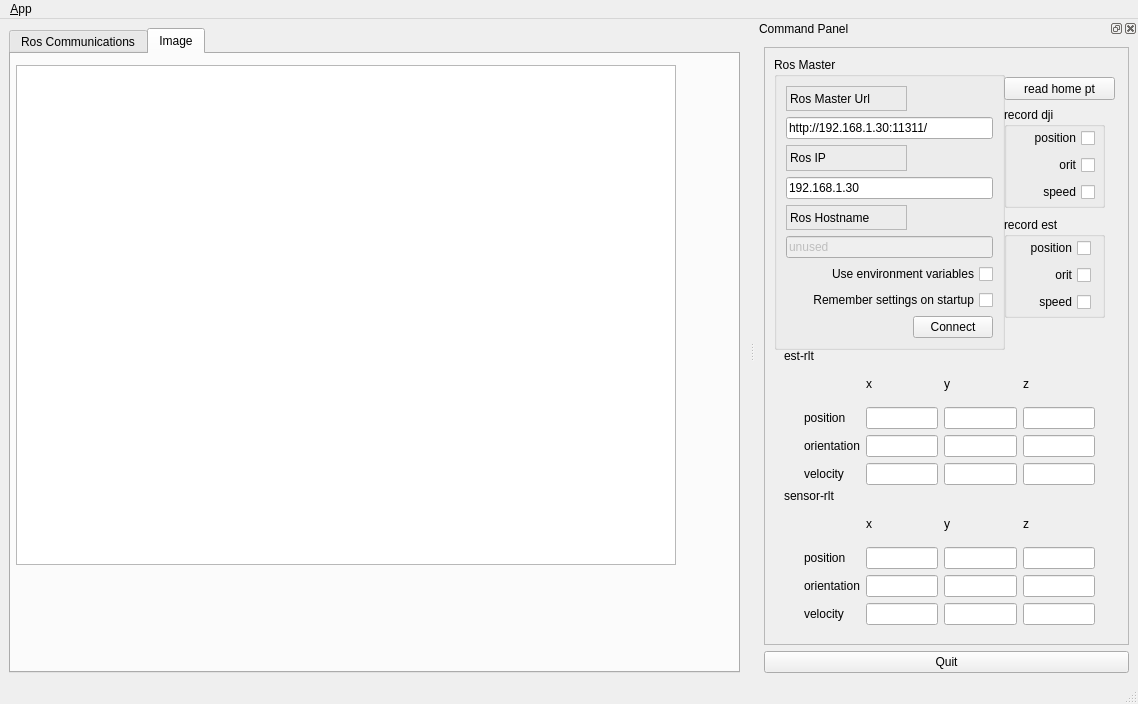
<?xml version="1.0" encoding="UTF-8"?>
<ui version="4.0">
 <class>MainWindowDesign</class>
 <widget class="QMainWindow" name="MainWindowDesign">
  <property name="geometry">
   <rect>
    <x>0</x>
    <y>0</y>
    <width>1138</width>
    <height>704</height>
   </rect>
  </property>
  <property name="windowTitle">
   <string>QRosApp</string>
  </property>
  <property name="windowIcon">
   <iconset resource="../resources/images.qrc">
    <normaloff>:/images/icon.png</normaloff>:/images/icon.png</iconset>
  </property>
  <property name="locale">
   <locale language="English" country="Australia"/>
  </property>
  <widget class="QWidget" name="centralwidget">
   <layout class="QHBoxLayout">
    <item>
     <widget class="QTabWidget" name="tab_manager">
      <property name="minimumSize">
       <size>
        <width>100</width>
        <height>0</height>
       </size>
      </property>
      <property name="locale">
       <locale language="English" country="Australia"/>
      </property>
      <property name="currentIndex">
       <number>1</number>
      </property>
      <widget class="QWidget" name="tab_status">
       <attribute name="title">
        <string>Ros Communications</string>
       </attribute>
       <layout class="QVBoxLayout" name="verticalLayout_2">
        <item>
         <widget class="QGroupBox" name="groupBox_12">
          <property name="sizePolicy">
           <sizepolicy hsizetype="MinimumExpanding" vsizetype="Preferred">
            <horstretch>0</horstretch>
            <verstretch>0</verstretch>
           </sizepolicy>
          </property>
          <property name="title">
           <string>Logging</string>
          </property>
          <layout class="QGridLayout" name="gridLayout_3">
           <item row="0" column="0">
            <widget class="QListView" name="view_logging"/>
           </item>
          </layout>
         </widget>
        </item>
       </layout>
      </widget>
      <widget class="QWidget" name="tab">
       <attribute name="title">
        <string>Image</string>
       </attribute>
       <widget class="QGraphicsView" name="imageView">
        <property name="geometry">
         <rect>
          <x>5</x>
          <y>11</y>
          <width>660</width>
          <height>500</height>
         </rect>
        </property>
       </widget>
       <widget class="QLabel" name="VideoLabel">
        <property name="geometry">
         <rect>
          <x>17</x>
          <y>17</y>
          <width>640</width>
          <height>480</height>
         </rect>
        </property>
        <property name="text">
         <string/>
        </property>
       </widget>
      </widget>
     </widget>
    </item>
   </layout>
  </widget>
  <widget class="QMenuBar" name="menubar">
   <property name="geometry">
    <rect>
     <x>0</x>
     <y>0</y>
     <width>1138</width>
     <height>20</height>
    </rect>
   </property>
   <widget class="QMenu" name="menu_File">
    <property name="title">
     <string>&amp;App</string>
    </property>
    <addaction name="action_Preferences"/>
    <addaction name="separator"/>
    <addaction name="actionAbout"/>
    <addaction name="actionAbout_Qt"/>
    <addaction name="separator"/>
    <addaction name="action_Quit"/>
   </widget>
   <addaction name="menu_File"/>
  </widget>
  <widget class="QStatusBar" name="statusbar"/>
  <widget class="QDockWidget" name="dock_status">
   <property name="sizePolicy">
    <sizepolicy hsizetype="Minimum" vsizetype="Preferred">
     <horstretch>0</horstretch>
     <verstretch>0</verstretch>
    </sizepolicy>
   </property>
   <property name="minimumSize">
    <size>
     <width>383</width>
     <height>517</height>
    </size>
   </property>
   <property name="allowedAreas">
    <set>Qt::RightDockWidgetArea</set>
   </property>
   <property name="windowTitle">
    <string>Command Panel</string>
   </property>
   <attribute name="dockWidgetArea">
    <number>2</number>
   </attribute>
   <widget class="QWidget" name="dockWidgetContents_2">
    <layout class="QVBoxLayout" name="verticalLayout">
     <item>
      <widget class="QFrame" name="frame">
       <property name="sizePolicy">
        <sizepolicy hsizetype="Minimum" vsizetype="Preferred">
         <horstretch>0</horstretch>
         <verstretch>0</verstretch>
        </sizepolicy>
       </property>
       <property name="frameShape">
        <enum>QFrame::StyledPanel</enum>
       </property>
       <property name="frameShadow">
        <enum>QFrame::Raised</enum>
       </property>
       <widget class="QGroupBox" name="groupBox">
        <property name="geometry">
         <rect>
          <x>10</x>
          <y>10</y>
          <width>231</width>
          <height>293</height>
         </rect>
        </property>
        <property name="title">
         <string>Ros Master</string>
        </property>
        <layout class="QGridLayout" name="gridLayout">
         <item row="0" column="0">
          <widget class="QLabel" name="label">
           <property name="frameShape">
            <enum>QFrame::StyledPanel</enum>
           </property>
           <property name="frameShadow">
            <enum>QFrame::Raised</enum>
           </property>
           <property name="text">
            <string>Ros Master Url</string>
           </property>
          </widget>
         </item>
         <item row="1" column="0" colspan="2">
          <widget class="QLineEdit" name="line_edit_master">
           <property name="text">
            <string>http://192.168.1.30:11311/</string>
           </property>
          </widget>
         </item>
         <item row="2" column="0">
          <widget class="QLabel" name="label_2">
           <property name="frameShape">
            <enum>QFrame::StyledPanel</enum>
           </property>
           <property name="frameShadow">
            <enum>QFrame::Raised</enum>
           </property>
           <property name="text">
            <string>Ros IP</string>
           </property>
          </widget>
         </item>
         <item row="3" column="0" colspan="2">
          <widget class="QLineEdit" name="line_edit_host">
           <property name="text">
            <string>192.168.1.30</string>
           </property>
          </widget>
         </item>
         <item row="4" column="0">
          <widget class="QLabel" name="label_3">
           <property name="frameShape">
            <enum>QFrame::StyledPanel</enum>
           </property>
           <property name="frameShadow">
            <enum>QFrame::Raised</enum>
           </property>
           <property name="text">
            <string>Ros Hostname</string>
           </property>
          </widget>
         </item>
         <item row="5" column="0" colspan="2">
          <widget class="QLineEdit" name="line_edit_topic">
           <property name="enabled">
            <bool>false</bool>
           </property>
           <property name="text">
            <string>unused</string>
           </property>
          </widget>
         </item>
         <item row="6" column="0" colspan="2">
          <widget class="QCheckBox" name="checkbox_use_environment">
           <property name="layoutDirection">
            <enum>Qt::RightToLeft</enum>
           </property>
           <property name="text">
            <string>Use environment variables</string>
           </property>
          </widget>
         </item>
         <item row="7" column="0" colspan="2">
          <widget class="QCheckBox" name="checkbox_remember_settings">
           <property name="layoutDirection">
            <enum>Qt::RightToLeft</enum>
           </property>
           <property name="text">
            <string>Remember settings on startup</string>
           </property>
          </widget>
         </item>
         <item row="8" column="0">
          <spacer name="horizontalSpacer">
           <property name="orientation">
            <enum>Qt::Horizontal</enum>
           </property>
           <property name="sizeHint" stdset="0">
            <size>
             <width>170</width>
             <height>21</height>
            </size>
           </property>
          </spacer>
         </item>
         <item row="8" column="1">
          <widget class="QPushButton" name="button_connect">
           <property name="enabled">
            <bool>true</bool>
           </property>
           <property name="sizePolicy">
            <sizepolicy hsizetype="MinimumExpanding" vsizetype="Fixed">
             <horstretch>0</horstretch>
             <verstretch>0</verstretch>
            </sizepolicy>
           </property>
           <property name="toolTip">
            <string>Set the target to the current joint trajectory state.</string>
           </property>
           <property name="statusTip">
            <string>Clear all waypoints and set the target to the current joint trajectory state.</string>
           </property>
           <property name="text">
            <string>Connect</string>
           </property>
          </widget>
         </item>
        </layout>
       </widget>
       <widget class="QLabel" name="labelEstRlt">
        <property name="geometry">
         <rect>
          <x>20</x>
          <y>300</y>
          <width>41</width>
          <height>17</height>
         </rect>
        </property>
        <property name="text">
         <string>est-rlt</string>
        </property>
       </widget>
       <widget class="QWidget" name="layoutWidget">
        <property name="geometry">
         <rect>
          <x>40</x>
          <y>460</y>
          <width>291</width>
          <height>118</height>
         </rect>
        </property>
        <layout class="QGridLayout" name="gridLayout_4">
         <item row="1" column="0">
          <widget class="QLabel" name="label_10">
           <property name="text">
            <string>position</string>
           </property>
          </widget>
         </item>
         <item row="1" column="2">
          <widget class="QLineEdit" name="lineEditPosY_2"/>
         </item>
         <item row="2" column="2">
          <widget class="QLineEdit" name="lineEditOriY_2"/>
         </item>
         <item row="1" column="3">
          <widget class="QLineEdit" name="lineEditPosZ_2"/>
         </item>
         <item row="3" column="2">
          <widget class="QLineEdit" name="lineEditVelY_2"/>
         </item>
         <item row="2" column="3">
          <widget class="QLineEdit" name="lineEditOriZ_2"/>
         </item>
         <item row="3" column="3">
          <widget class="QLineEdit" name="lineEditVelZ_2"/>
         </item>
         <item row="2" column="0">
          <widget class="QLabel" name="label_11">
           <property name="text">
            <string>orientation</string>
           </property>
          </widget>
         </item>
         <item row="3" column="0">
          <widget class="QLabel" name="label_12">
           <property name="text">
            <string>velocity</string>
           </property>
          </widget>
         </item>
         <item row="1" column="1">
          <widget class="QLineEdit" name="lineEditPosX_2"/>
         </item>
         <item row="3" column="1">
          <widget class="QLineEdit" name="lineEditVelX_2"/>
         </item>
         <item row="2" column="1">
          <widget class="QLineEdit" name="lineEditOriX_2">
           <property name="text">
            <string/>
           </property>
          </widget>
         </item>
         <item row="0" column="1">
          <widget class="QLabel" name="label_13">
           <property name="text">
            <string>x</string>
           </property>
          </widget>
         </item>
         <item row="0" column="2">
          <widget class="QLabel" name="label_14">
           <property name="text">
            <string>y</string>
           </property>
          </widget>
         </item>
         <item row="0" column="3">
          <widget class="QLabel" name="label_15">
           <property name="text">
            <string>z</string>
           </property>
          </widget>
         </item>
        </layout>
       </widget>
       <widget class="QLabel" name="labelEstRlt_2">
        <property name="geometry">
         <rect>
          <x>20</x>
          <y>440</y>
          <width>81</width>
          <height>17</height>
         </rect>
        </property>
        <property name="text">
         <string>sensor-rlt</string>
        </property>
       </widget>
       <widget class="QWidget" name="layoutWidget">
        <property name="geometry">
         <rect>
          <x>40</x>
          <y>320</y>
          <width>291</width>
          <height>118</height>
         </rect>
        </property>
        <layout class="QGridLayout" name="gridLayout_2">
         <item row="1" column="0">
          <widget class="QLabel" name="label_4">
           <property name="text">
            <string>position</string>
           </property>
          </widget>
         </item>
         <item row="1" column="2">
          <widget class="QLineEdit" name="lineEditPosY"/>
         </item>
         <item row="2" column="2">
          <widget class="QLineEdit" name="lineEditOriY"/>
         </item>
         <item row="1" column="3">
          <widget class="QLineEdit" name="lineEditPosZ"/>
         </item>
         <item row="3" column="2">
          <widget class="QLineEdit" name="lineEditVelY"/>
         </item>
         <item row="2" column="3">
          <widget class="QLineEdit" name="lineEditOriZ"/>
         </item>
         <item row="3" column="3">
          <widget class="QLineEdit" name="lineEditVelZ"/>
         </item>
         <item row="2" column="0">
          <widget class="QLabel" name="label_5">
           <property name="text">
            <string>orientation</string>
           </property>
          </widget>
         </item>
         <item row="3" column="0">
          <widget class="QLabel" name="label_6">
           <property name="text">
            <string>velocity</string>
           </property>
          </widget>
         </item>
         <item row="1" column="1">
          <widget class="QLineEdit" name="lineEditPosX"/>
         </item>
         <item row="3" column="1">
          <widget class="QLineEdit" name="lineEditVelX"/>
         </item>
         <item row="2" column="1">
          <widget class="QLineEdit" name="lineEditOriX">
           <property name="text">
            <string/>
           </property>
          </widget>
         </item>
         <item row="0" column="1">
          <widget class="QLabel" name="label_7">
           <property name="text">
            <string>x</string>
           </property>
          </widget>
         </item>
         <item row="0" column="2">
          <widget class="QLabel" name="label_8">
           <property name="text">
            <string>y</string>
           </property>
          </widget>
         </item>
         <item row="0" column="3">
          <widget class="QLabel" name="label_9">
           <property name="text">
            <string>z</string>
           </property>
          </widget>
         </item>
        </layout>
       </widget>
       <widget class="QPushButton" name="rdhmptBtn">
        <property name="geometry">
         <rect>
          <x>240</x>
          <y>30</y>
          <width>111</width>
          <height>23</height>
         </rect>
        </property>
        <property name="text">
         <string>read home pt</string>
        </property>
       </widget>
       <widget class="QGroupBox" name="groupBox_2">
        <property name="geometry">
         <rect>
          <x>240</x>
          <y>60</y>
          <width>101</width>
          <height>101</height>
         </rect>
        </property>
        <property name="title">
         <string>record dji</string>
        </property>
        <widget class="QWidget" name="">
         <property name="geometry">
          <rect>
           <x>0</x>
           <y>20</y>
           <width>91</width>
           <height>77</height>
          </rect>
         </property>
         <layout class="QVBoxLayout" name="verticalLayout_3">
          <item>
           <widget class="QCheckBox" name="checkBoxRcdPos">
            <property name="layoutDirection">
             <enum>Qt::RightToLeft</enum>
            </property>
            <property name="text">
             <string>position</string>
            </property>
           </widget>
          </item>
          <item>
           <widget class="QCheckBox" name="checkBoxRcdOrit">
            <property name="layoutDirection">
             <enum>Qt::RightToLeft</enum>
            </property>
            <property name="text">
             <string>orit</string>
            </property>
           </widget>
          </item>
          <item>
           <widget class="QCheckBox" name="checkBoxRcdSpd">
            <property name="layoutDirection">
             <enum>Qt::RightToLeft</enum>
            </property>
            <property name="text">
             <string>speed</string>
            </property>
           </widget>
          </item>
         </layout>
        </widget>
       </widget>
       <widget class="QGroupBox" name="groupBox_3">
        <property name="geometry">
         <rect>
          <x>240</x>
          <y>170</y>
          <width>101</width>
          <height>101</height>
         </rect>
        </property>
        <property name="title">
         <string>record est</string>
        </property>
        <widget class="QWidget" name="">
         <property name="geometry">
          <rect>
           <x>0</x>
           <y>20</y>
           <width>87</width>
           <height>77</height>
          </rect>
         </property>
         <layout class="QVBoxLayout" name="verticalLayout_4">
          <item>
           <widget class="QCheckBox" name="checkBoxRcdEstPos">
            <property name="layoutDirection">
             <enum>Qt::RightToLeft</enum>
            </property>
            <property name="text">
             <string>position</string>
            </property>
           </widget>
          </item>
          <item>
           <widget class="QCheckBox" name="checkBoxRcdEstOrit">
            <property name="layoutDirection">
             <enum>Qt::RightToLeft</enum>
            </property>
            <property name="text">
             <string>orit</string>
            </property>
           </widget>
          </item>
          <item>
           <widget class="QCheckBox" name="checkBoxRcdEstSpd">
            <property name="layoutDirection">
             <enum>Qt::RightToLeft</enum>
            </property>
            <property name="text">
             <string>speed</string>
            </property>
           </widget>
          </item>
         </layout>
        </widget>
       </widget>
      </widget>
     </item>
     <item>
      <widget class="QPushButton" name="quit_button">
       <property name="sizePolicy">
        <sizepolicy hsizetype="MinimumExpanding" vsizetype="Fixed">
         <horstretch>0</horstretch>
         <verstretch>0</verstretch>
        </sizepolicy>
       </property>
       <property name="text">
        <string>Quit</string>
       </property>
      </widget>
     </item>
    </layout>
   </widget>
  </widget>
  <action name="action_Quit">
   <property name="text">
    <string>&amp;Quit</string>
   </property>
   <property name="shortcut">
    <string>Ctrl+Q</string>
   </property>
   <property name="shortcutContext">
    <enum>Qt::ApplicationShortcut</enum>
   </property>
  </action>
  <action name="action_Preferences">
   <property name="text">
    <string>&amp;Preferences</string>
   </property>
  </action>
  <action name="actionAbout">
   <property name="text">
    <string>&amp;About</string>
   </property>
  </action>
  <action name="actionAbout_Qt">
   <property name="text">
    <string>About &amp;Qt</string>
   </property>
  </action>
 </widget>
 <resources>
  <include location="../resources/images.qrc"/>
 </resources>
 <connections>
  <connection>
   <sender>action_Quit</sender>
   <signal>triggered()</signal>
   <receiver>MainWindowDesign</receiver>
   <slot>close()</slot>
   <hints>
    <hint type="sourcelabel">
     <x>-1</x>
     <y>-1</y>
    </hint>
    <hint type="destinationlabel">
     <x>399</x>
     <y>299</y>
    </hint>
   </hints>
  </connection>
  <connection>
   <sender>quit_button</sender>
   <signal>clicked()</signal>
   <receiver>MainWindowDesign</receiver>
   <slot>close()</slot>
   <hints>
    <hint type="sourcelabel">
     <x>859</x>
     <y>552</y>
    </hint>
    <hint type="destinationlabel">
     <x>469</x>
     <y>299</y>
    </hint>
   </hints>
  </connection>
 </connections>
</ui>
